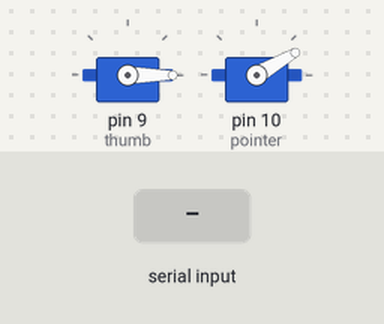
Bench run of a sketch on a simulated Arduino Uno, built with avr-gcc and run on an emulated ATmega328P. On the bench: 2 × servo. The inputs (shaded band) are chosen by the test bench.

Above: at 1.2 s.
1.3 s: "2" received over Serial
At 1.7 s:
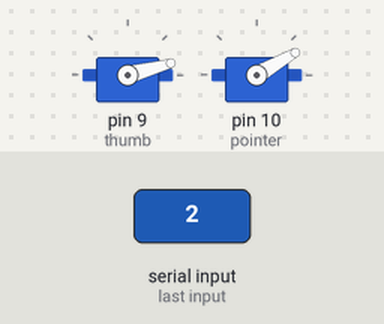
Timing chart, 0 to 4.3 s (numbered marks = the images above; inputs shaded):
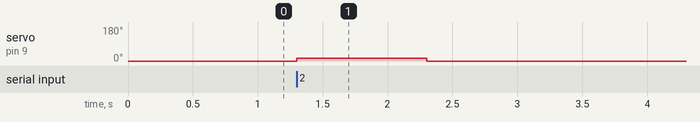

Measured:
- after the input at 1.3 s, servo on pin 9 (thumb): 0° → 15° at once, → 0° 1.0 s later

The sketch:

Glove.ino
```cpp
#include <Servo.h>

Servo thumb;
Servo pointer;
const int offset = 0;

void setup()
{
  Serial.begin(9600);
  thumb.attach(9);
  pointer.attach(10);
  thumb.write(0+offset);
  pointer.write(30+offset);
}

byte insBuf[1];
byte thumbMode;
byte pointerMode;
void loop()
{
  if(Serial.readBytes((char*)insBuf,1)){//will return 1 if it recieves a byte. will return 0 if it times out
     thumbMode = insBuf[0] & 0x0F;//lower nibble
     pointerMode = insBuf[0] >> 4;//upper nibble
     switch(thumbMode){
       case 0x1://release
         thumb.write(0+offset);
         break;
       case 0x2://brake
         thumb.write(15+offset);
         break;
       case 0xF://hold
         thumb.write(30+offset);
         break;
     }

     switch(pointerMode){
       case 0x1://release
         pointer.write(30+offset);
         break;
       case 0x2://brake
         pointer.write(15+offset);
         break;
       case 0xF://holds
         pointer.write(0+offset);
         break;
     }

  }else{//serial timeout. release both
    thumb.write(0+offset);
    pointer.write(30+offset);
  }
}
```
